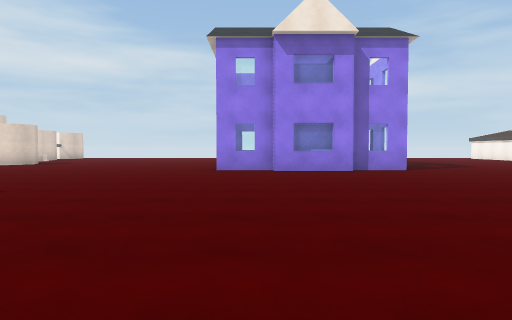
[1] (above)

24 first-person views from a walk through a 3-D level made in the Unity game engine. The camera is 1.3 m above the floor, tilts 2° down and sees 75° across. The floor is counted in squares, 2 m on a side. Each view is taken from the middle of a square. On the plan, view 1 faces up. The plan holds only what a view shows up to about 10 squares ahead; the rest is blank. The place goes on beyond the plan. The player is left out.

[2]
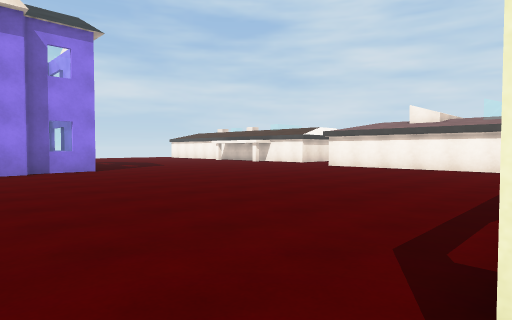

[3]
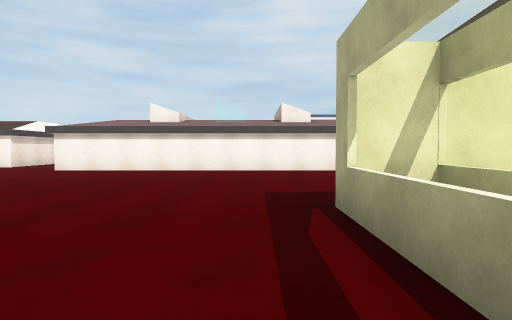

[4]
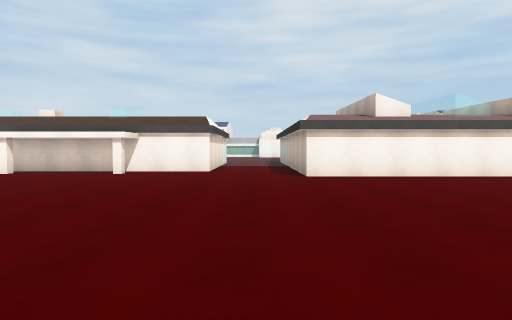

[5]
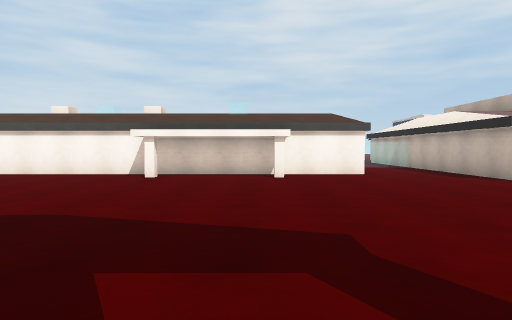

[6]
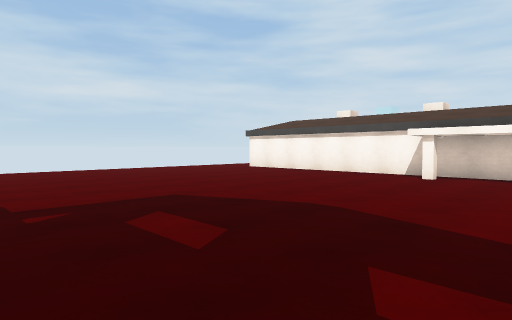

[7]
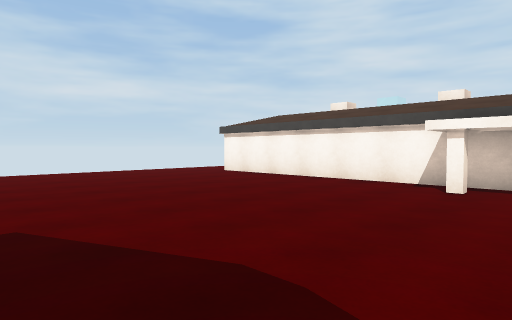

[8]
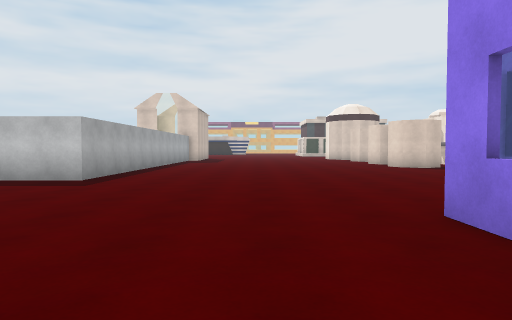

[9]
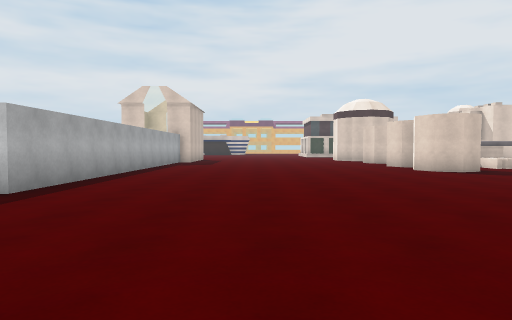

[10]
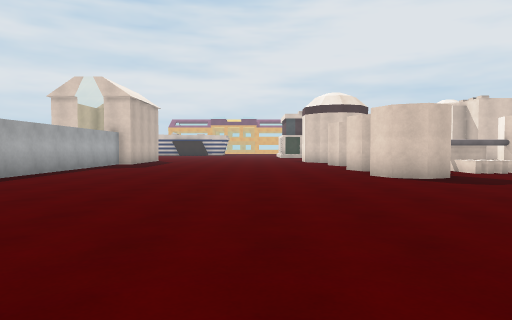

[11]
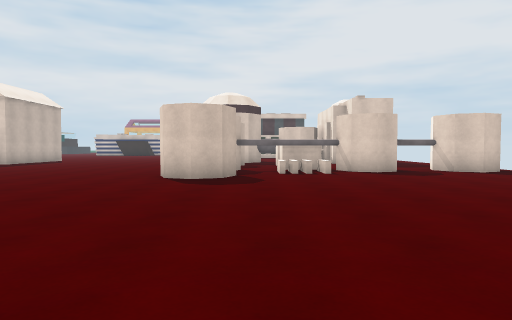

[12]
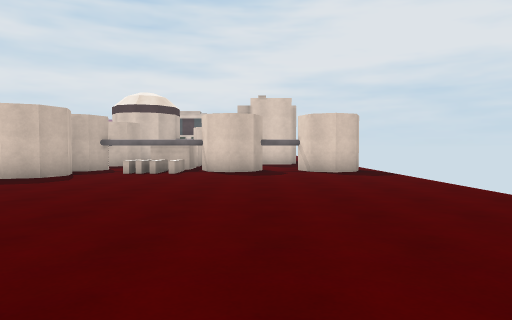

[13]
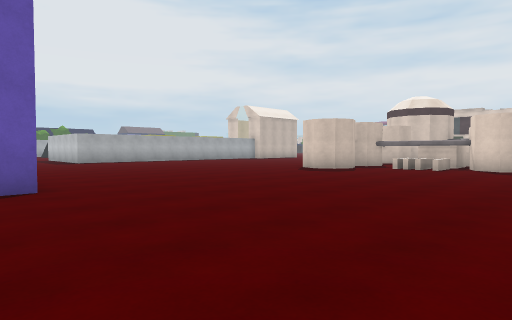

[14]
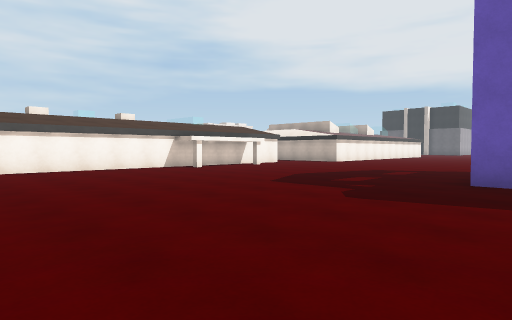

[15]
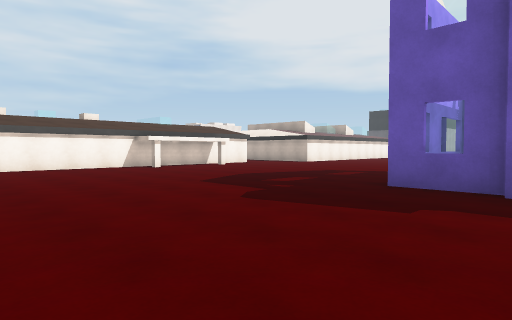

[16]
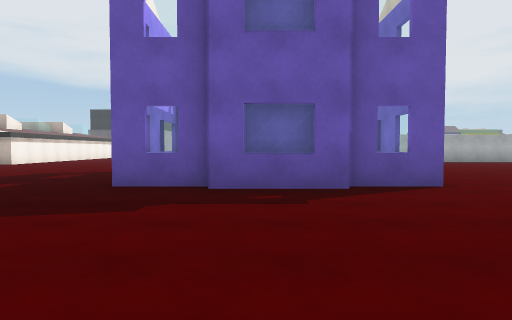

[17]
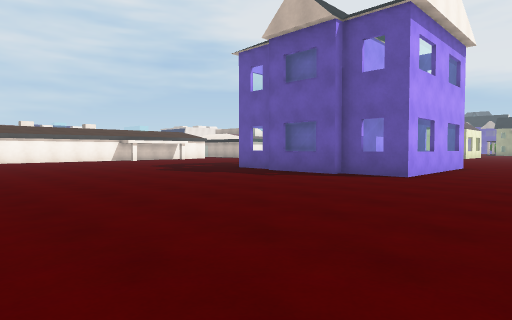

[18]
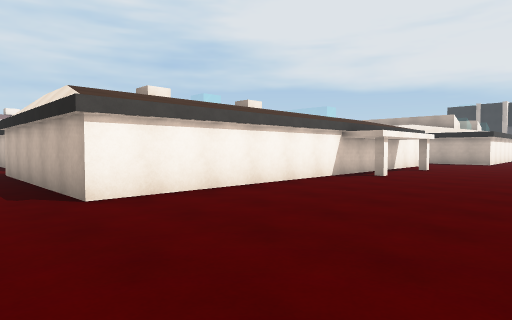

[19]
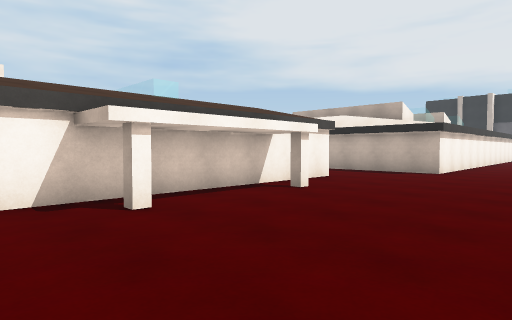

[20]
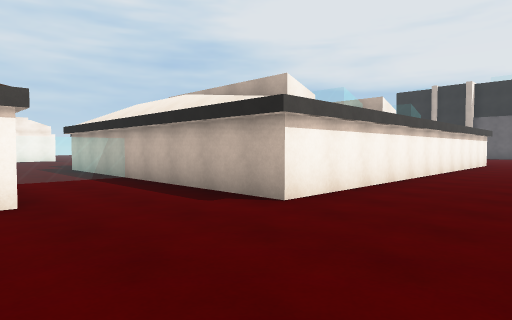

[21]
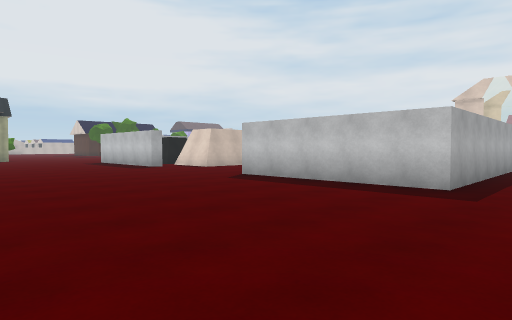

[22]
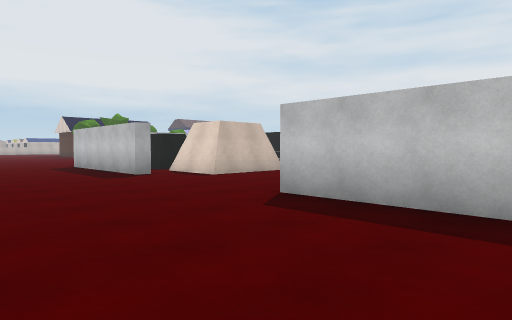

[23]
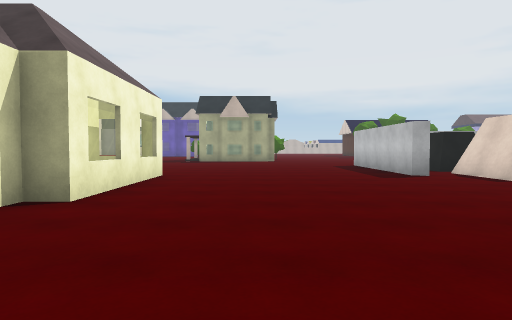

[24]
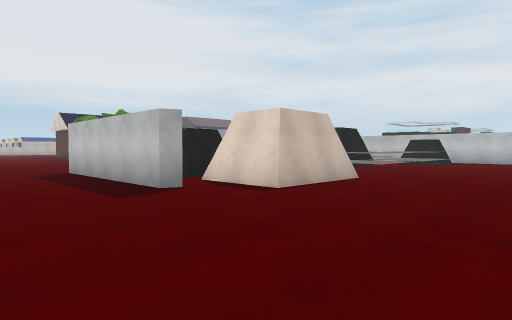

### Floor plan
Key: @ floor where view 1 was taken; # wall or solid block; . floor; = window, fence, low wall or low ledge; ^ raised ledge; H house.
Columns run from 12 left of view 1 to 17 right of it. Each row starts with its distance up from view 1.
 22 #............     ........
 21 #.............................
 20 #.........................####
 19 #.........................#
 18 ##........................#
 17 #=........................#
 16 #=........................#
 15 #.........................#
 14 ###........###=#H.........#
 13 #.#........=## #=.........#
 12 ...........###  #.........#
 11 ...........= #  =.........#
 10 ...........###=##.........#
  9 .............................
  8 .............................=
  7 ........................#####^
  6 ........................#
  5 ........................#
  4 ########................#
  3        #................#
  2        #................#
  1        #................#
  0       .#....@.#===......#
 -1 ..............# ###  ...#
 -2 ..............    H    .#
 -3 ..............#
 -4   #.###.......=#
 -5      ###......==
 -6       .#......
 -7      ###......
 -8        #..
 -9        #..
-10        ...
-11        ..

Where each view was taken, in squares from view 1:
view 1: 0 up, 0 right, facing up
view 2: 0 up, 1 right, facing up-right
view 3: 1 up, 2 right, facing right
view 4: 8 up, 4 right, facing right
view 5: 12 up, 5 right, facing right
view 6: 12 up, 5 right, facing up-right
view 7: 13 up, 7 right, facing up-right
view 8: 8 up, 2 right, facing left
view 9: 8 up, 0 right, facing left
view 10: 10 up, 2 left, facing left
view 11: 15 up, 2 left, facing left
view 12: 19 up, 2 left, facing left
view 13: 20 up, 0 right, facing down-left
view 14: 21 up, 3 right, facing down-right
view 15: 20 up, 2 right, facing down-right
view 16: 20 up, 2 right, facing down
view 17: 22 up, 4 left, facing down-right
view 18: 22 up, 9 right, facing down-right
view 19: 16 up, 9 right, facing down-right
view 20: 10 up, 9 right, facing down-right
view 21: 6 up, 1 right, facing down-left
view 22: 3 up, 1 left, facing down-left
view 23: 3 up, 1 left, facing down
view 24: 0 up, 2 left, facing down-left
